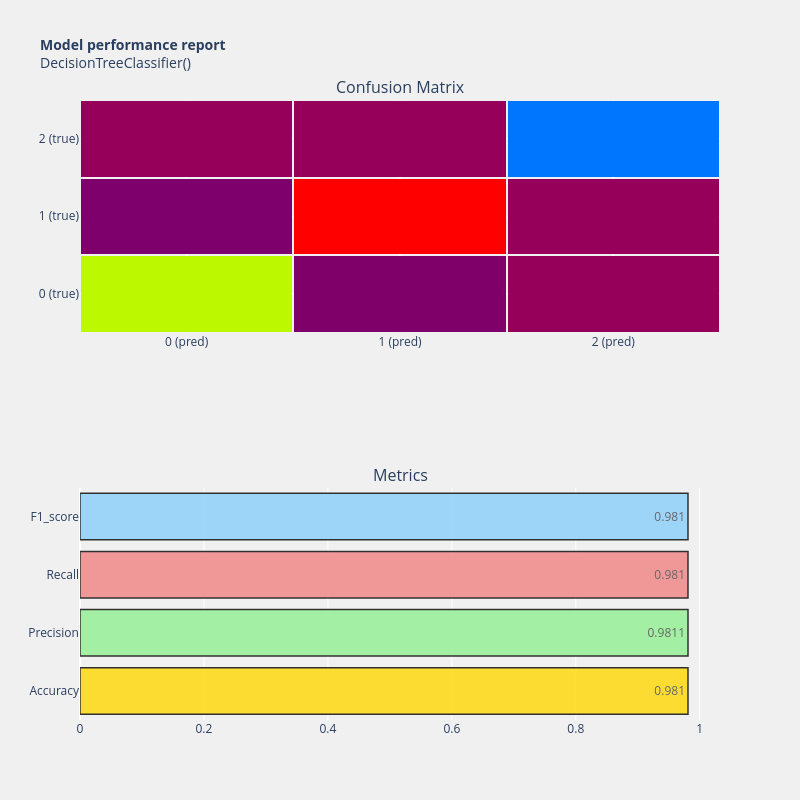

Notebook cell for this chart:
### Code cell
model_performance(dtf,y_test, y_pred)

### Figure 1 — Plotly figure (JSON) as saved in the notebook; plotly's stock layout.template omitted (floating-point values rounded to 4 significant figures)
{"data": [{"colorscale": [[0, "rgb(150,0,90)"], [0.125, "rgb(0,0,200)"], [0.25, "rgb(0,25,255)"], [0.375, "rgb(0,152,255)"], [0.5, "rgb(44,255,150)"], [0.625, "rgb(151,255,0)"], [0.75, "rgb(255,234,0)"], [0.875, "rgb(255,111,0)"], [1, "rgb(255,0,0)"]], "showscale": false, "type": "heatmap", "x": ["0 (pred)", "1 (pred)", "2 (pred)"], "xaxis": "x", "xgap": 2, "y": ["0 (true)", "1 (true)", "2 (true)"], "yaxis": "y", "ygap": 2, "z": [[11164, 305, 0], [343, 16677, 0], [0, 0, 5691]]}, {"marker": {"color": ["gold", "lightgreen", "lightcoral", "lightskyblue"], "line": {"color": "#000000", "width": 1.5}}, "opacity": 0.8, "orientation": "h", "text": ["0.981", "0.9811", "0.981", "0.981"], "textposition": "auto", "type": "bar", "x": [0.981, 0.9811, 0.981, 0.981], "xaxis": "x2", "y": ["Accuracy", "Precision", "Recall", "F1_score"], "yaxis": "y2"}], "layout": {"annotations": [{"font": {"size": 16}, "showarrow": false, "text": "Confusion Matrix", "x": 0.5, "xanchor": "center", "xref": "paper", "y": 1, "yanchor": "bottom", "yref": "paper"}, {"font": {"size": 16}, "showarrow": false, "text": "Metrics", "x": 0.5, "xanchor": "center", "xref": "paper", "y": 0.375, "yanchor": "bottom", "yref": "paper"}], "autosize": true, "height": 800, "paper_bgcolor": "rgba(240,240,240, 0.95)", "plot_bgcolor": "rgba(240,240,240, 0.95)", "showlegend": false, "title": {"font": {"size": 14}, "text": "<b>Model performance report</b><br>DecisionTreeClassifier()"}, "width": 800, "xaxis": {"anchor": "y", "domain": [0, 1]}, "xaxis2": {"anchor": "y2", "domain": [0, 1]}, "yaxis": {"anchor": "x", "domain": [0.625, 1]}, "yaxis2": {"anchor": "x2", "domain": [0, 0.375]}}}
